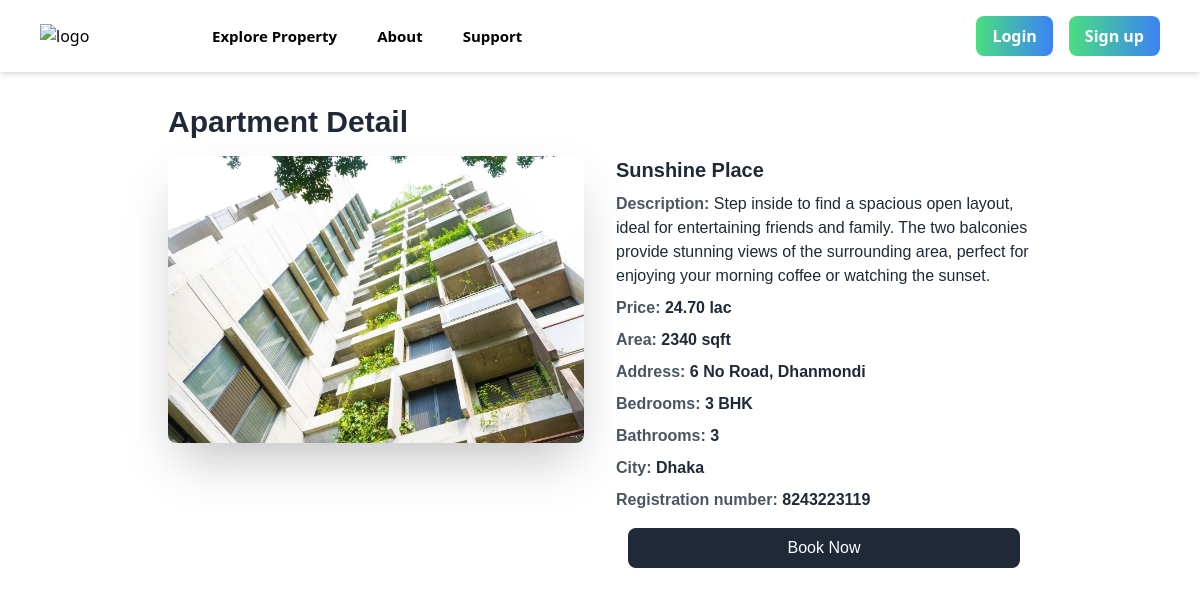
The app's page /apartment_detail/10/ with its own data.
### propops/models.py (models this page shows, shortened)
class Apartment(models.Model):
    name = models.CharField(max_length=100)
    address = models.CharField(max_length=100)
    city = models.CharField(max_length=100)
    price = models.DecimalField(max_digits=10, decimal_places=2)
    description = models.TextField()
    sqft = models.IntegerField()
    bedrooms = models.IntegerField()
    bathrooms = models.IntegerField()
    registration_number = models.CharField(max_length=100)
    image = models.ImageField(upload_to='photos')

### propops/views.py (the view)
# urls.py: path('apartment_detail/<int:apartment_id>/', apartment_detail, name='apartment_detail'),
def apartment_detail(request, apartment_id):
    apartment = get_object_or_404(Apartment, pk=apartment_id)
    return render(request, 'apartmentdetail.html', {'apartment': apartment})

### templates/apartmentdetail.html (shortened to what this page needs)
{% extends 'base.html' %}
    {% block content %}
    <div class="max-w-4xl mx-auto px-4 py-8" style="font-family:'Titillium Web', sans-serif; font-optical-sizing: auto;">
        <h1 class="text-3xl font-bold text-gray-800 mb-4">Apartment Detail</h1>
        <div class="flex flex-col md:flex-row md:space-x-8">
            <div class="w-full md:w-1/2">
                <img src="{{ apartment.image.url }}" alt="Apartment Image" class="w-full h-auto rounded-lg shadow-2xl">
            </div>
            <div class="w-full md:w-1/2">
                <h2 class="text-xl font-semibold text-gray-800 mb-2">{{ apartment.name }}</h2>
                <p class="text-gray-600 mb-2 font-bold">Description: <span class="text-gray-800 font-medium">{{ apartment.description }}</span></p>
                <p class="text-gray-600 mb-2 font-bold">Price: <span class="text-gray-800 font-semibold">{{ apartment.price }} lac</span></p>
                <p class="text-gray-600 mb-2 font-bold">Area: <span class="text-gray-800 font-semibold">{{ apartment.sqft }} sqft</span></p>
                <p class="text-gray-600 mb-2 font-bold">Address: <span class="text-gray-800 font-semibold">{{ apartment.address }}</span></p>
                <p class="text-gray-600 mb-2 font-bold">Bedrooms: <span class="text-gray-800 font-semibold">{{ apartment.bedrooms }} BHK</span></p>
                <p class="text-gray-600 mb-2 font-bold">Bathrooms: <span class="text-gray-800 font-semibold">{{ apartment.bathrooms }}</span></p>
                <p class="text-gray-600 mb-2 font-bold">City: <span class="text-gray-800 font-semibold">{{ apartment.city }}</span></p>
                <p class="text-gray-600 mb-2 font-bold">Registration number: <span class="text-gray-800 font-semibold">{{ apartment.registration_number }}</span></p>
                <div class="flex justify-center mt-4">
                    <a href="{% url 'book_apartment' apartment.id %}" class="bg-gray-800 text-white py-2 px-40 rounded-lg hover:bg-gray-700 transition duration-300 ease-in-out">Book Now</a>
                </div>
            </div>
        </div>
    </div>
    {% endblock %}

### records on screen
Apartment: image (picture), name "Sunshine Place", description "Step inside to find a spacious open layout, ideal for entertaining friends and family. The two balconies provide stunning views of the surrounding area, perfect for enjoying your morning coffee or watching the sunset.", price "24.70", sqft "2340", address "6 No Road, Dhanmondi", bedrooms "3", bathrooms "3", city "Dhaka", registration_number "8243223119"
